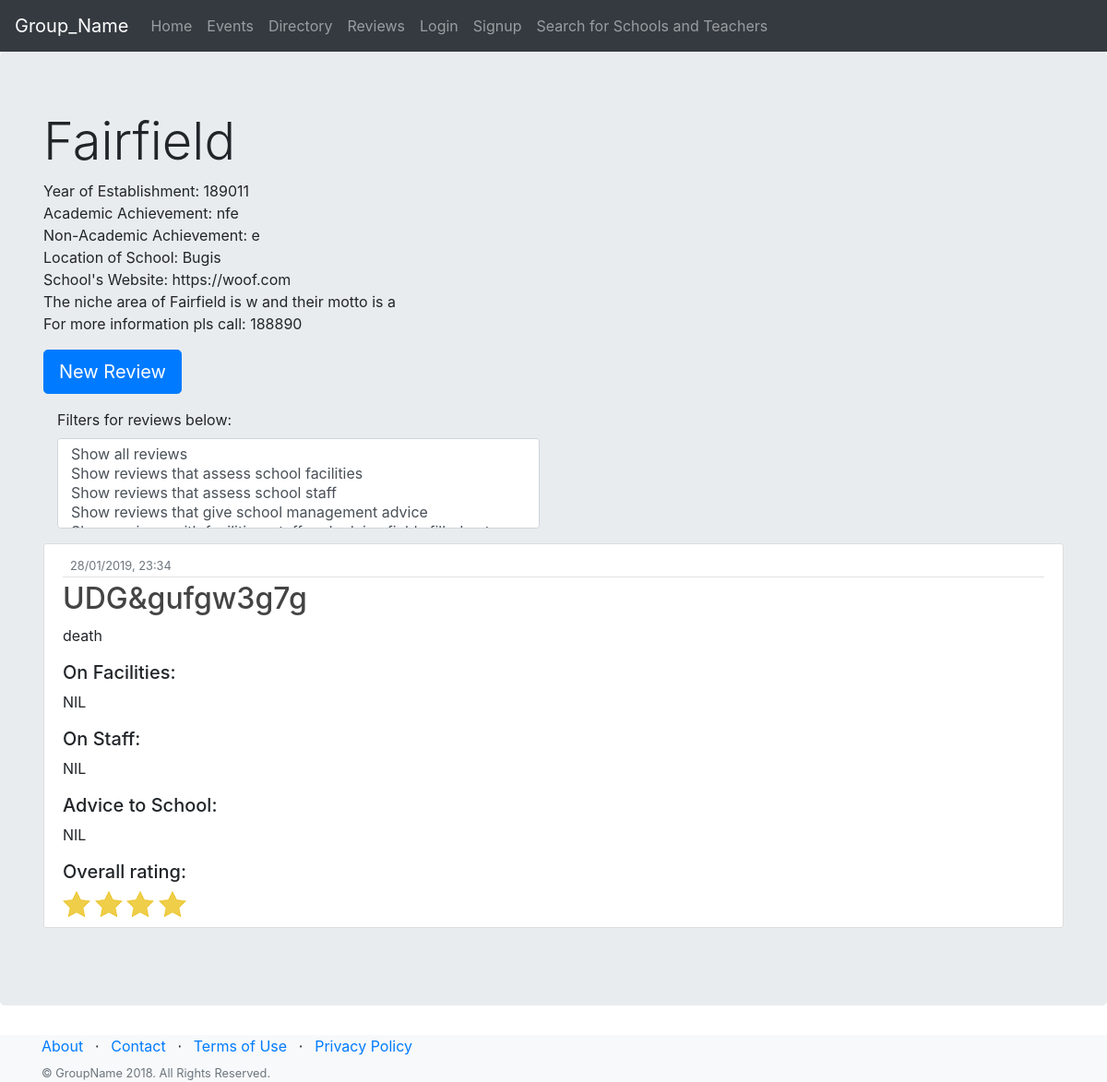
Screenshot of /review with the database file from the repository.
### app.py (models this page shows, shortened)
class ConfirmedSchool(db.Model):
    id = db.Column(db.INTEGER, primary_key=True)
    name = db.Column(db.String(200))
    address = db.Column(db.String(200))
    zone=db.Column(db.String(200))
    contact = db.Column(db.String(200))
    website = db.Column(db.String(200))
    achievement = db.Column(db.String(1000))
    achievement_1 = db.Column(db.String(1000))
    niche = db.Column(db.String(200))
    motto = db.Column(db.String(200))
    year = db.Column(db.String(10))
    PSLE = db.Column(db.Integer)
    L1R5 = db.Column(db.Integer)
    L1R4 = db.Column(db.Integer)

class Post(db.Model,UserMixin):
    id = db.Column(db.Integer, primary_key=True)
    title = db.Column(db.String(100), nullable=False)
    date_posted = db.Column(db.DateTime, nullable=False, default=datetime.utcnow)
    content = db.Column(db.Text, nullable=False)
    content2 = db.Column(db.Text)
    content3 = db.Column(db.Text)
    content4 = db.Column(db.Text)
    rating = db.Column(db.Integer)
    author = db.Column(db.Integer, nullable=False)#db.foreignkey

### app.py (the view)
@app.route("/review")
def review():
    posts = Post.query.all()
    schools = ConfirmedSchool.query.all()
    return render_template('review.html', posts=posts, schools=schools, schoolvalue=0)

### templates/review.html (shortened to what this page needs)
{% if current_user.is_authenticated %}
    {% extends "layoutDom.html" %}
{% else %}
{% extends "layoutDom.html" %}
{% endif %}
{% block content %}
          <div class="jumbotron">
        <div class="container">
          <h1 class="display-4">{{ schools[schoolvalue].name }}</h1>
          <p>
              Year of Establishment: {{ schools[schoolvalue].year }}
              <br>
              Academic Achievement: {{ schools[schoolvalue].achievement }}
              <br>
              Non-Academic Achievement: {{ schools[schoolvalue].achievement_1 }}
              <br>
              Location of School: {{ schools[schoolvalue].address }}
              <br>
              School's Website: {{ schools[schoolvalue].website }}
              <br>
              The niche area of {{ schools[schoolvalue].name }} is {{ schools[schoolvalue].niche }} and their motto is {{ schools[schoolvalue].motto }}
              <br>
              For more information pls call: {{ schools[schoolvalue].contact }}
          </p>
          <p><a class="btn btn-primary btn-lg" href="{{ url_for('new_post') }}">New Review</a></p>
            <div class="form-group col-6">
            <label for="filterSelect">Filters for reviews below:</label>
            <select multiple class="form-control" id="filterSelect">
                <option onclick="window.location.href='{{ url_for('review_nofilter') }}'">Show all reviews</option>
                <option onclick="window.location.href='{{ url_for('review_filter1') }}'">Show reviews that assess school facilities</option>
                <option onclick="window.location.href='{{ url_for('review_filter2') }}'">Show reviews that assess school staff</option>
                <option onclick="window.location.href='{{ url_for('review_filter3') }}'">Show reviews that give school management advice</option>
                <option onclick="window.location.href='{{ url_for('review_filter4') }}'">Show reviews with facilities, staff and advice fields filled out</option>
            </select>
        </div>
      </div>
    <div class="container">
    {% for post in posts %}
        {% if filter == '1' %}
            {% if post.content2 == ""%}
                {{ continue }}
                {% else %}
                <article class="media content-section">
                    <div class="media-body">
            <div class="article-metadata">
              <a class="mr-2" href="#">{{ post.author.username }}</a>
              <small class="text-muted">{{ post.date_posted.strftime('%d/%m/%Y, %H:%M') }}</small>
            </div>
            <h2><a class="article-title" href="{{ url_for('post', post_id=post.id, post_content=post.content) }}">{{ post.title }}</a></h2>
            <p class="article-content">{{ post.content }}</p>
              <h5>On Facilities:</h5>
              {% if post.content2 == "" %}
                <p class="article-content"> NIL</p>
              {% else %}
                <p class="article-content"> {{ post.content2 }}</p>
              {% endif %}
              <h5>On Staff:</h5>
              {% if post.content3 == "" %}
                <p class="article-content"> NIL</p>
              {% else %}
                <p class="article-content"> {{ post.content3 }}</p>
              {% endif %}
              <h5>Advice to School:</h5>
              {% if post.content4 == "" %}
                <p class="article-content"> NIL</p>
              {% else %}
                <p class="article-content"> {{ post.content4 }}</p>
              {% endif %}
                <h5>Overall rating:</h5>
                {% for x in range(post.rating) %}
                    <span><img src="../static/misc/star_selected.png" style="height: 30px;width: 30px;"></span>
                {% endfor %}
              <div>
          </div>
          </div>
        </article>
            {% endif %}
        {% else %}
        <article class="media content-section">
          <div class="media-body">
            <div class="article-metadata">
              <small class="text-muted">{{ post.date_posted.strftime('%d/%m/%Y, %H:%M') }}</small>
            </div>
            <h2><a class="article-title" href="{{ url_for('post', post_id=post.id, post_content=post.content) }}">{{ post.title }}</a></h2>
            <p class="article-content">{{ post.content }}</p>
              <h5>On Facilities:</h5>
              {% if post.content2 == "" %}
                <p class="article-content"> NIL</p>
              {% else %}
                <p class="article-content"> {{ post.content2 }}</p>
              {% endif %}
              <h5>On Staff:</h5>
              {% if post.content3 == "" %}
                <p class="article-content"> NIL</p>
              {% else %}
                <p class="article-content"> {{ post.content3 }}</p>
              {% endif %}
              <h5>Advice to School:</h5>
              {% if post.content4 == "" %}
                <p class="article-content"> NIL</p>
              {% else %}
                <p class="article-content"> {{ post.content4 }}</p>
              {% endif %}
                <h5>Overall rating:</h5>
                {% for x in range(post.rating) %}
                    <span><img src="../static/misc/star_selected.png" style="height: 30px;width: 30px;"></span>
                {% endfor %}
          </div>
        </article>
        {% endif %}
    {% endfor %}
    </div>
          </div>
{% endblock content %}

### static/main.css (style rules this page uses)
body { background: #fafafa; color: #000000; margin-top: 5rem; }
h1, h2, h3, h4, h5, h6 { color: #444444; }
.content-section { background: #ffffff; padding: 10px 20px; border: 1px solid #dddddd; border-radius: 3px; margin-bottom: 20px; }
.article-title { color: #444444; }
.article-content { white-space: pre-line; }
.article-metadata { padding-bottom: 1px; margin-bottom: 4px; border-bottom: 1px solid #e3e3e3 }

### rows the page displays
ConfirmedSchool: name "Fairfield", year "189011", achievement "nfe", achievement_1 "e", address "Bugis", website "https://woof.com", niche "w", motto "a", contact "188890"
Post: date_posted "28/01/2019, 23:34", title "UDG&gufgw3g7g", content "death", content2 "NIL", content3 "NIL", content4 "NIL", rating 4 (drawn)
